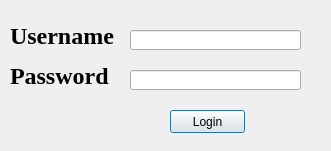
<?xml version="1.0" encoding="UTF-8"?>
<ui version="4.0">
 <class>LoginWindow</class>
 <widget class="QDialog" name="LoginWindow">
  <property name="geometry">
   <rect>
    <x>0</x>
    <y>0</y>
    <width>331</width>
    <height>151</height>
   </rect>
  </property>
  <property name="sizePolicy">
   <sizepolicy hsizetype="Fixed" vsizetype="Fixed">
    <horstretch>0</horstretch>
    <verstretch>0</verstretch>
   </sizepolicy>
  </property>
  <property name="windowTitle">
   <string>Login</string>
  </property>
  <property name="sizeGripEnabled">
   <bool>false</bool>
  </property>
  <property name="modal">
   <bool>true</bool>
  </property>
  <widget class="QPushButton" name="login_PushButton">
   <property name="geometry">
    <rect>
     <x>170</x>
     <y>110</y>
     <width>75</width>
     <height>23</height>
    </rect>
   </property>
   <property name="text">
    <string>Login</string>
   </property>
  </widget>
  <widget class="QLabel" name="username_Label">
   <property name="geometry">
    <rect>
     <x>10</x>
     <y>20</y>
     <width>111</width>
     <height>31</height>
    </rect>
   </property>
   <property name="font">
    <font>
     <family>Times New Roman</family>
     <pointsize>18</pointsize>
     <weight>75</weight>
     <bold>true</bold>
    </font>
   </property>
   <property name="text">
    <string>Username</string>
   </property>
  </widget>
  <widget class="QLabel" name="password_Label">
   <property name="geometry">
    <rect>
     <x>10</x>
     <y>60</y>
     <width>111</width>
     <height>31</height>
    </rect>
   </property>
   <property name="font">
    <font>
     <family>Times New Roman</family>
     <pointsize>18</pointsize>
     <weight>75</weight>
     <bold>true</bold>
    </font>
   </property>
   <property name="text">
    <string>Password</string>
   </property>
  </widget>
  <widget class="QLineEdit" name="lineEdit">
   <property name="geometry">
    <rect>
     <x>130</x>
     <y>30</y>
     <width>171</width>
     <height>20</height>
    </rect>
   </property>
  </widget>
  <widget class="QLineEdit" name="lineEdit_2">
   <property name="geometry">
    <rect>
     <x>130</x>
     <y>70</y>
     <width>171</width>
     <height>20</height>
    </rect>
   </property>
   <property name="frame">
    <bool>true</bool>
   </property>
   <property name="echoMode">
    <enum>QLineEdit::Password</enum>
   </property>
  </widget>
 </widget>
 <resources/>
 <connections/>
</ui>
